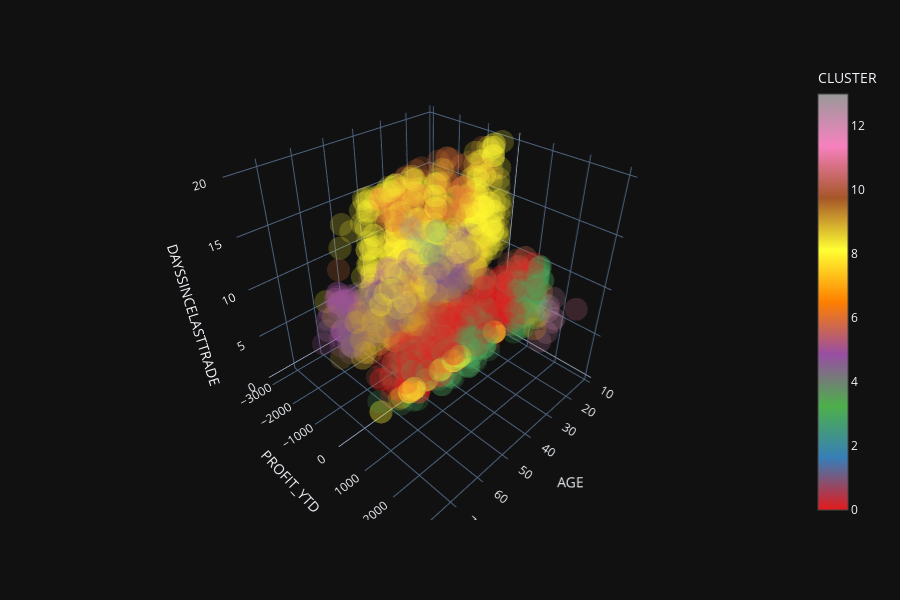

Notebook code for this chart:
### Code cell
X_df = df_churn.copy()
X_df['CLUSTER'] = predicted
plotly_scatter_3d(X_df, x_name, y_name, z_name, color='CLUSTER')

### Figure 1 — Plotly figure (JSON) as saved in the notebook; plotly's stock layout.template omitted (floating-point values rounded to 4 significant figures; data arrays with more than 128 entries replaced by an {"elided": "..."} marker saying what was removed)
{"data": [{"hoverlabel": {"namelength": 0}, "hovertemplate": "AGE=%{x}<br>PROFIT_YTD=%{y}<br>DAYSSINCELASTTRADE=%{z}<br>CLUSTER=%{marker.color}", "legendgroup": "", "marker": {"color": {"elided": "2066 int values"}, "coloraxis": "coloraxis", "opacity": 0.2, "symbol": "circle"}, "mode": "markers", "name": "", "scene": "scene", "showlegend": false, "type": "scatter3d", "x": {"elided": "2066 int values"}, "y": {"elided": "2066 float values"}, "z": {"elided": "2066 int values"}}], "layout": {"coloraxis": {"colorbar": {"title": {"text": "CLUSTER"}}, "colorscale": [[0, "rgb(228,26,28)"], [0.125, "rgb(55,126,184)"], [0.25, "rgb(77,175,74)"], [0.375, "rgb(152,78,163)"], [0.5, "rgb(255,127,0)"], [0.625, "rgb(255,255,51)"], [0.75, "rgb(166,86,40)"], [0.875, "rgb(247,129,191)"], [1, "rgb(153,153,153)"]]}, "height": 600, "legend": {"tracegroupgap": 0}, "margin": {"t": 60}, "scene": {"domain": {"x": [0, 0.98], "y": [0, 1]}, "xaxis": {"title": {"text": "AGE"}}, "yaxis": {"title": {"text": "PROFIT_YTD"}}, "zaxis": {"title": {"text": "DAYSSINCELASTTRADE"}}}}}
